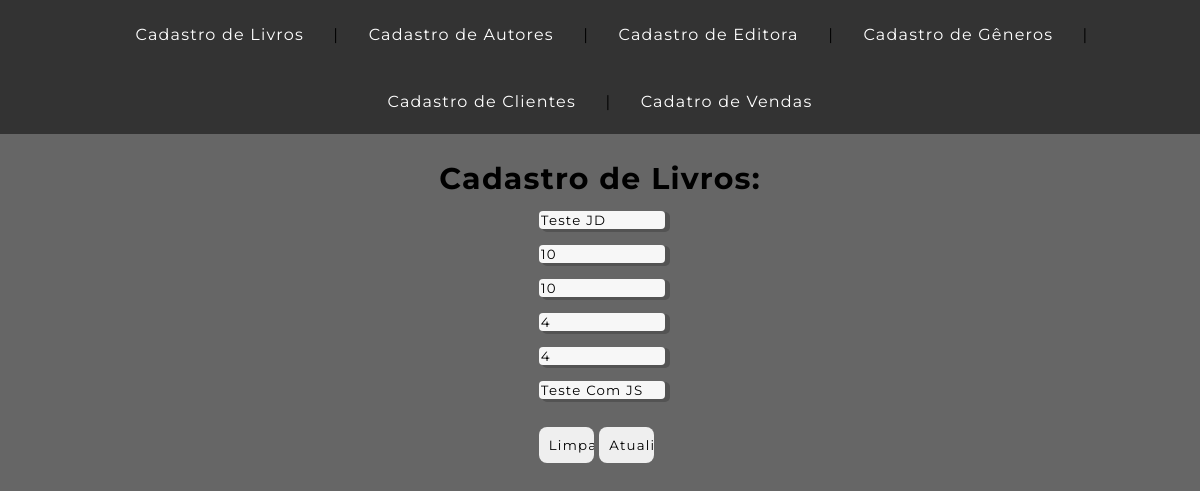
The page /editarLivros.php?idlivro=10 on the database its author committed.
### tables this page shows
CREATE TABLE `livros` (
  `idlivro` int(11) NOT NULL,
  `titulo` varchar(50) NOT NULL,
  `autor` int(11) NOT NULL,
  `valor` float NOT NULL,
  `editora` int(11) NOT NULL,
  `genero` int(11) NOT NULL,
  `edicao` varchar(45) NOT NULL
);

### editarLivros.php (the view, shortened to what this page needs)
<?php
require('conecta.php');
$id = intval($_GET['idlivro']);
$sql_livro = "SELECT * FROM `livros` WHERE idlivro = '$id'";
$query_livro = $conexao->query($sql_livro) or die($conexao->error);
$livro = $query_livro->fetch_assoc();
?>
<!DOCTYPE html>
<html lang="pt-br">
<head>
    <link rel="stylesheet" href="assets/reset.css">
    <link rel="stylesheet" href="assets/styles.css">
</head>
<body>
    <main>
        <nav class="menu__livraria">
            <a href="livros.html">Cadastro de Livros</a> |
            <a href="autor.html">Cadastro de Autores</a> |
            <a href="editora.html">Cadastro de Editora</a> |
            <a href="generos.html">Cadastro de Gêneros</a> |
            <a href="clientes.html">Cadastro de Clientes</a> |
            <a href="vendas.html">Cadatro de Vendas</a>
        </nav>
    </main>
    <div class="formulario__livraria">
        <fieldset class="novo">
            <legend class="legenda">
                Cadastro de Livros:
            </legend>
            <form action="" method="post" class="formulario">
                <input value="<?php echo $livro['titulo']; ?>" type="text" name="titulo" id="titulo" placeholder="Título do Livro" required><br><br>
                <input value="<?php echo $livro['autor']; ?>" type="text" name="autor" id="autor" placeholder="Autor" required><br><br>
                <input value="<?php echo $livro['valor']; ?>" type="text" name="valor" id="valor" placeholder="Valor" required><br><br>
                <input value="<?php echo $livro['editora']; ?>" type="text" name="editora" id="editora" placeholder="Editora" required><br><br>
                <input value="<?php echo $livro['genero']; ?>" type="text" name="genero" id="genero" placeholder="Gênero" required><br><br>
                <input value="<?php echo $livro['edicao']; ?>" type="text" name="edicao" id="edicao" placeholder="Edição" required>
                <input type="reset" value="Limpar" name="limpar" class="bttn__limpar">
                <input type="submit" value="Atualizar" name="atualizar" class="bttn_salvar">
            </form>
        </fieldset>
    </div>
</body>
</html>

### assets/styles.css (style rules this page uses)
body * { font-family: 'Montserrat', sans-serif; letter-spacing: 1.2px; }
body { background-color: #666666; background-position: center bottom; background-size: cover; background-repeat: no-repeat; }
.menu__livraria { text-align: center; width: 100%; }
nav { width: 100%; background-color: #333333; text-align: center; z-index: 1; }
nav a { color: #FFFFFF; display: inline-block; padding: 0.5% 2% 2%; margin-top: 1.5%; text-decoration: none; border-top: 3px solid transparent; }
.formulario__livraria { margin-top: 30px; }
.formulario { width: 30%; margin: auto; margin-top: 2%; color: #000000; }
.novo { border-color: darkturquoise; border-radius: 8px; width: 34%; margin: auto; margin-top: 30px; }
.legenda { text-align: center; font-weight: bolder; font-size: 30px; margin-bottom: 9px; color: #000000; }
input[type=text] { background: #fffffff1; border-radius: 4px; border: 2px solid rgb(0, 0, 0); width: 100%; -webkit-box-shadow: 4px 2px 0px 1px rgba(0, 0, 0, 0.19); box-shadow: 4px 2px 0px 1px rgba(0, 0, 0, 0.19); border: #FFFFFF; }
input[type=submit], [type=reset] { color: solid black; padding: 10px; border-radius: 8px; margin-top: 28px; cursor: pointer; transition: 0.7s all; display: inline-block; width: 45%; border: #FFFFFF; }

### rows shown on the page
livros: titulo "Teste JD", autor "10", valor "10", editora "4", genero "4", edicao "Teste Com JS"
